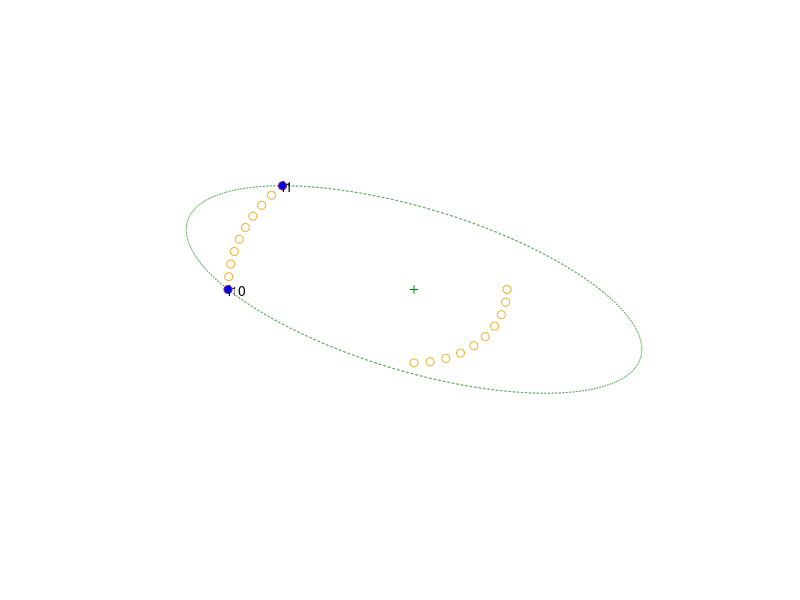
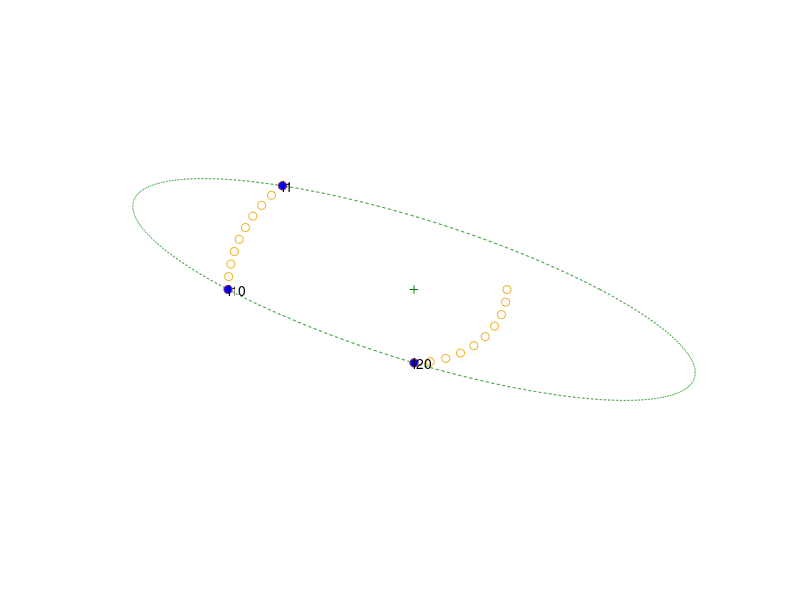
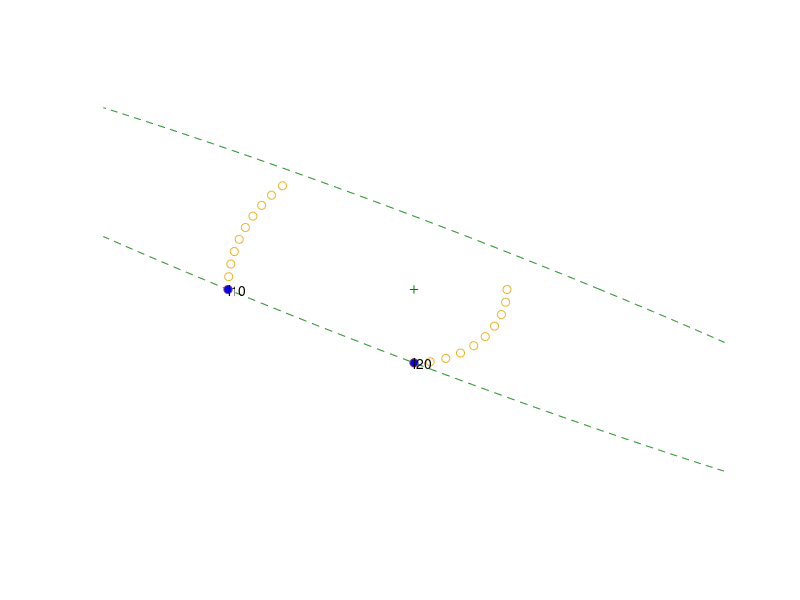
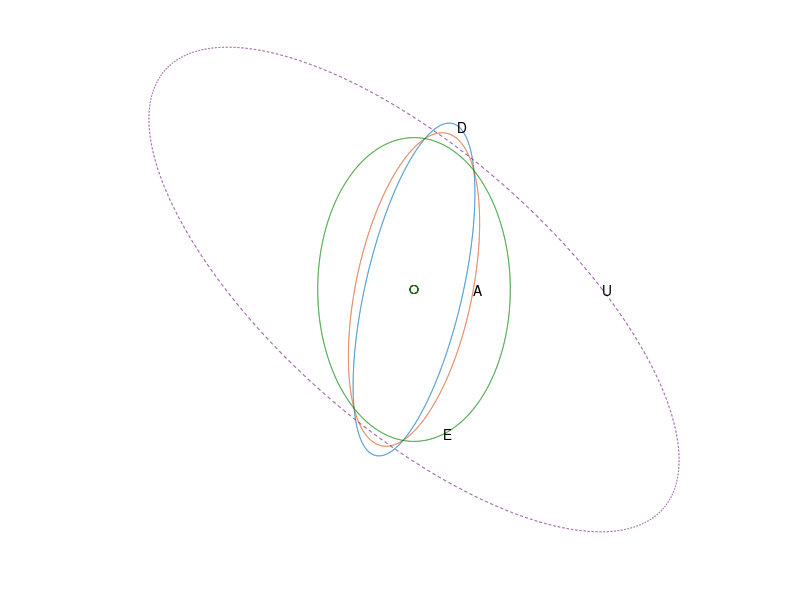

MATLAB code for these plots, in order:
% Experiment design examples

m = 10;
angles1 = linspace(3*pi/4,pi,m);
angles2 = linspace(0,-pi/2,m);

V = [3.0*[cos(angles1); sin(angles1)], ...
     1.5*[cos(angles2); sin(angles2)]];
p = size(V,2);

noangles = 5000;

% plot sensor positions
figure(1)
plot(V(1,:),V(2,:),'ob',0,0,'k*');
axis([-4.5 4.5 -4.5 4.5])
set(gca,'XTick',[]);
set(gca,'YTick',[]);
axis off
%print -deps sensors.eps


% D-design


% max  log det V*diag(x)*V
% s.t.  sum(x)=1,  x >=0

MU = 10;
ALPHA = 0.01;
BETA = 0.5;
TOL = 1e-4;

t = 1;
x = (1/p)*ones(p,1);

while (p/t>TOL)

   for i=1:100

      % minimize t*logdet(V*diag(x)*V')^{-1} - sum log xi
      %   s.t.   1'*x = 1

      X = V*diag(x)*V';  R = chol(X);   % X = R'*R
      Xinv = inv(R)*inv(R');
      val = -2*t*sum(log(diag(R))) - sum(log(x));
      S = V'*Xinv*V;
      g = -t*diag(S) - 1./x;
      H = t*S.^2 + diag(1./(x.^2));
      sol = [H ones(p,1); ones(1,p) 0] \ [-g;0];
      v = sol(1:p);
      fprime = v'*g;
      ntdecr = sqrt(max(-fprime,0));
      if (ntdecr < 1e-4), break; end;
      s = 1;
      newx = x+s*v;  newX = V*diag(newx)*V';
      [newR, flag] = chol(newX);
      while ((flag) | min(newx) < 0),
          s = BETA*s;
          newx = x+s*v;  newX = V*diag(newx)*V';
          [newR, flag] = chol(newX);
      end;
      newx = x+s*v;  newX = V*diag(newx)*V';
      [newR, flag] = chol(newX);
      newval = -2*t*sum(log(diag(newR))) - sum(log(newx));
      while (newval > val + s*ALPHA*fprime)
          s = BETA*s;
          newx = x+s*v;  newX = V*diag(newx)*V';
          [newR, flag] = chol(newX);
          newval = -2*t*sum(log(diag(newR))) - sum(log(newx));
      end;

      x = x + s*v;

   end;

   t = MU*t;

end;


figure(1)
% draw ellipsoid v'*W*v <= 2
W = inv(V*diag(x)*V');
angles = linspace(0,2*pi,noangles);
R = chol(W);  % W = R'*R
ellipsoid = sqrt(2)*(R\[cos(angles); sin(angles)]);
d = plot(ellipsoid(1,:), ellipsoid(2,:), '--', 0,0,'+');
set(d, 'Color', [0 0.5 0]);
set(d(2),'MarkerFaceColor',[0 0.5 0]);
hold on;

dot=plot(V(1,:),V(2,:),'o');
ind = find(x > 0.001);
dots = plot(V(1,ind),V(2,ind),'o');
set(dots,'MarkerFaceColor','blue');
disp('Nonzero lambda values for D design:');
for i=1:length(ind)
   text(V(1,ind(i)),V(2,ind(i)), ['l',int2str(ind(i))]);
   disp(['lambda(',int2str(ind(i)),') = ', num2str(x(ind(i)))]);
end;

%axis([-4.5 4.5 -4.5 4.5])
axis([-5 5 -5 5])
set(gca,'Xtick',[]);
set(gca,'Ytick',[]);
hold off
axis off
%print -deps Ddesign.eps
xD = x;

keyboard


% A-design

%
% minimize Trace (sum_i xi*vi*vi')^{-1}
% s.t.     x >= 0, 1'*x = 1
%


MU = 10;
ALPHA = 0.1;
BETA = 0.5;
TOL = 1e-4;

t = 1;
x = (1/p)*ones(p,1);

while (p/t>TOL)

   for i=1:100

      % minimize t*trace(V*diag(x)*V')^{-1} - sum log xi
      %   s.t.   1'*x = 1

      X = V*diag(x)*V';  R = chol(X);   % X = R'*R
      Xinv = inv(R)*inv(R');
      val = t*trace(Xinv) - sum(log(x));
      S = V'*Xinv*V;   S2 = V'*Xinv^2*V;
      g = -t*diag(S2) - 1./x;
      H = t*2*(S.*S2) + diag(1./(x.^2));
      sol = [H ones(p,1); ones(1,p) 0] \ [-g;0];
      v = sol(1:p);
      fprime = v'*g;
      ntdecr = sqrt(max(-fprime,0));
      if (ntdecr < 1e-5), break; end;
      s = 1;
      newx = x+s*v;  newX = V*diag(newx)*V';
      [newR, flag] = chol(newX);
      while ((flag) | min(newx) < 0),
          s = BETA*s;
          newx = x+s*v;  newX = V*diag(newx)*V';
          [newR, flag] = chol(newX);
      end;
      newx = x+s*v;  newX = V*diag(newx)*V';
      [newR, flag] = chol(newX);
      newXinv = inv(newR)*inv(newR');
      newval = t*trace(newXinv) - sum(log(newx));
      while (newval > val + s*ALPHA*fprime)
          s = BETA*s;
          newx = x+s*v;  newX = V*diag(newx)*V';
          [newR, flag] = chol(newX);
          newXinv = inv(newR)*inv(newR');
          newval = t*trace(newXinv) - sum(log(newx));
      end;

      x = x + s*v;

   end;

   t = MU*t;
end;


figure(2)
% draw ellipsoid v'*W*v <= mu
W = inv(V*diag(x)*V')^2;
mu = diag(V'*W*V);
mu = mean(mu(ind));
angles = linspace(0,2*pi,noangles);
R = chol(W);  % W = R'*R
ellipsoid = sqrt(mu)*(R\[cos(angles); sin(angles)]);
d = plot(ellipsoid(1,:), ellipsoid(2,:), '--',0,0,'+');
set(d, 'Color', [0 0.5 0]);
set(d(2), 'MarkerFaceColor', [0 0.5 0]);
hold on

dot = plot(V(1,:),V(2,:),'o');
ind = find(x > 0.001);
dots = plot(V(1,ind),V(2,ind),'o');
set(dots,'MarkerFaceColor','blue');


xA = x;
disp('Nonzero lambda values for A design:');
for i=1:length(ind)
   text(V(1,ind(i)),V(2,ind(i)), ['l',int2str(ind(i))]);
   disp(['lambda(',int2str(ind(i)),') = ', num2str(x(ind(i)))]);
end;
%axis([-4.5 4.5 -4.5 4.5])
axis([-5 5 -5 5])
set(gca,'Xtick',[]);
set(gca,'Ytick',[]);
axis off
%print -deps Adesign.eps
hold off

keyboard



%%%%%%%%%% if (0) appears twice
% E-design

%
% minimize w
% s.t.     sum_i xi*vi*vi' >= w*I
%          x>= 0,  1'*x=1;
%

MU = 10;
ALPHA = 0.1;
BETA = 0.5;
TOL = 1e-5;

t = 1;
x = [(1/p)*ones(p,1); -1];   % w is last component of x

while ((p+2)/t>TOL)

   for i=1:100

      % minimize -t*w - logdet(X-w*I) - sum log xi
      % s.t.      1'*x = 1

      X = V*diag(x(1:p))*V' - x(p+1)*eye(2,2);
      R = chol(X);   % X = R'*R
      Xinv = inv(R)*inv(R');
      val = -t*x(p+1) - 2*sum(log(diag(R))) - sum(log(x(1:p)));
      S = V'*Xinv*V;   S2 = V'*(Xinv^2)*V;
      g = t*[zeros(p,1);-1] + [-diag(S); trace(Xinv)] - ...
          [1./x(1:p);  0] ;
      H =  [S.^2 -diag(S2); -diag(S2)' Xinv(:)'*Xinv(:)] ...
            + diag([1./(x(1:p).^2); 0]);
      sol = [H [ones(p,1);0] ; ones(1,p) 0 0] \ [-g;0];
      v = sol(1:(p+1));
      fprime = v'*g;
      ntdecr = sqrt(-fprime);
      if (ntdecr < 1e-5),
         W = Xinv/t;
         break;
      end;
      s = 1;
      newx = x+s*v;  newX = V*diag(newx(1:p))*V' - newx(p+1)*eye(2);
      [newR, flag] = chol(newX);
      while ((flag) | min(newx(1:p)) < 0),
          s = BETA*s;
          newx = x+s*v;
          newX = V*diag(newx(1:p))*V' - newx(p+1)*eye(2);
          [newR, flag] = chol(newX);
      end;
      newx = x+s*v;  newX = V*diag(newx(1:p))*V' - newx(p+1)*eye(2);
      [newR, flag] = chol(newX);
      newXinv = inv(newR)*inv(newR');
      newval = -t*newx(p+1) -  2*sum(log(diag(newR))) - ...
               sum(log(newx(1:p)));
      while (newval > val + s*ALPHA*fprime)
          s = BETA*s;
          newx = x+s*v;  newX = V*diag(newx(1:p))*V' - newx(p+1)*eye(2);
          [newR, flag] = chol(newX);
          newXinv = inv(newR)*inv(newR');
          newval = -t*newx(p+1) - 2*sum(log(diag(newR))) - ...
                   sum(log(newx(1:p)));
      end;

      x = x + s*v;

   end;

   t = MU*t;
end;


figure(3)
% draw ellipsoid v'*W*v <= mu
mu = diag(V'*W*V);
mu = mean(mu(ind));
angles = linspace(0,2*pi,noangles);
R = chol(W);  % W = R'*R
ellipsoid = sqrt(mu)*(R\[cos(angles); sin(angles)]);
d = plot(ellipsoid(1,:), ellipsoid(2,:), '--', 0, 0, '+');
set(d, 'Color', [0 0.5 0]);
set(d(2), 'MarkerFaceColor', [0 0.5 0]);
hold on

dot = plot(V(1,:),V(2,:),'o');
x = x(1:p);
ind = find(x > 0.001);
dots = plot(V(1,ind),V(2,ind),'o');
set(dots,'MarkerFaceColor','blue');


xE = x;
disp('Nonzero lambda values for E design:');
for i=1:length(ind)
   text(V(1,ind(i)),V(2,ind(i)), ['l',int2str(ind(i))]);
   disp(['lambda(',int2str(ind(i)),') = ', num2str(x(ind(i)))]);
end;
%axis([-4.5 4.5 -4.5 4.5])
axis([-5 5 -5 5])
set(gca,'Xtick',[]);
set(gca,'Ytick',[]);
axis off
%print -deps Edesign.eps
hold off

keyboard

%%%%%%%%%%%%%%%%%%


% E-design

%
% minimize w
% s.t.     sum_i xi*vi*vi' >= w*I
%          x>= 0,  1'*x=1;
%

MU = 10;
ALPHA = 0.1;
BETA = 0.5;
TOL = 1e-5;

t = 1;
x = [(1/p)*ones(p,1); -1];   % w is last component of x

while ((p+2)/t>TOL)

   for i=1:100

      % minimize -t*w - logdet(X-w*I) - sum log xi
      % s.t.      1'*x = 1

      X = V*diag(x(1:p))*V' - x(p+1)*eye(2,2);
      R = chol(X);   % X = R'*R
      Xinv = inv(R)*inv(R');
      val = -t*x(p+1) - 2*sum(log(diag(R))) - sum(log(x(1:p)));
      S = V'*Xinv*V;   S2 = V'*(Xinv^2)*V;
      g = t*[zeros(p,1);-1] + [-diag(S); trace(Xinv)] - ...
          [1./x(1:p);  0] ;
      H =  [S.^2 -diag(S2); -diag(S2)' Xinv(:)'*Xinv(:)] ...
            + diag([1./(x(1:p).^2); 0]);
      sol = [H [ones(p,1);0] ; ones(1,p) 0 0] \ [-g;0];
      v = sol(1:(p+1));
      fprime = v'*g;
      ntdecr = sqrt(-fprime);
      if (ntdecr < 1e-5),
         W = Xinv/t;
         break;
      end;
      s = 1;
      newx = x+s*v;  newX = V*diag(newx(1:p))*V' - newx(p+1)*eye(2);
      [newR, flag] = chol(newX);
      while ((flag) | min(newx(1:p)) < 0),
          s = BETA*s;
          newx = x+s*v;
          newX = V*diag(newx(1:p))*V' - newx(p+1)*eye(2);
          [newR, flag] = chol(newX);
      end;
      newx = x+s*v;  newX = V*diag(newx(1:p))*V' - newx(p+1)*eye(2);
      [newR, flag] = chol(newX);
      newXinv = inv(newR)*inv(newR');
      newval = -t*newx(p+1) -  2*sum(log(diag(newR))) - ...
               sum(log(newx(1:p)));
      while (newval > val + s*ALPHA*fprime)
          s = BETA*s;
          newx = x+s*v;  newX = V*diag(newx(1:p))*V' - newx(p+1)*eye(2);
          [newR, flag] = chol(newX);
          newXinv = inv(newR)*inv(newR');
          newval = -t*newx(p+1) - 2*sum(log(diag(newR))) - ...
                   sum(log(newx(1:p)));
      end;

      x = x + s*v;

   end;

   t = MU*t;
end;

% draw ellipsoid v'*W*v <= mu
mu = diag(V'*W*V);
mu = mean(mu(ind));
angles = linspace(0,2*pi,noangles);
R = chol(W);  % W = R'*R
ellipsoid = sqrt(mu)*(R\[cos(angles); sin(angles)]);
d = plot(ellipsoid(1,:), ellipsoid(2,:), '--', 0, 0, '+');
set(d, 'Color', [0 0.5 0]);
set(d(2), 'MarkerFaceColor', [0 0.5 0]);
axis([-5 5 -5 5])
hold on

dot = plot(V(1,:),V(2,:),'o');
x = x(1:p);
ind = find(x > 0.001);
dots = plot(V(1,ind),V(2,ind),'o');
set(dots,'MarkerFaceColor','blue');

xE = x;
disp('Nonzero lambda values for E design:');
for i=1:length(ind)
   text(V(1,ind(i)),V(2,ind(i)), ['l',int2str(ind(i))]);
   disp(['lambda(',int2str(ind(i)),') = ', num2str(x(ind(i)))]);
end;
set(gca,'Xtick',[]);
set(gca,'Ytick',[]);
axis off
% print -deps Edesign.eps
hold off


figure(4)

% confidence ellipsoids
% draw 90 percent confidence ellipsoid  for D design
W = V*diag(xD)*V';
angles = linspace(0,2*pi,noangles);
R = chol(W);  % W = R'*R
ellipsoid = sqrt(chi2inv(.9,3))*(R\[cos(angles); sin(angles)]);
plot(0,0,'ok',ellipsoid(1,:), ellipsoid(2,:), '-');
text(ellipsoid(1,1100),ellipsoid(2,1100),'D');
hold on

% draw 90 percent confidence ellipsoid  for A design
W = V*diag(xA)*V';
angles = linspace(0,2*pi,noangles);
R = chol(W);  % W = R'*R
ellipsoid = sqrt(chi2inv(.9,3))*(R\[cos(angles); sin(angles)]);
plot(0,0,'ok',ellipsoid(1,:), ellipsoid(2,:), '-');
text(ellipsoid(1,1),ellipsoid(2,1),'A');

% draw 90 percent confidence ellipsoid  for E design
W = V*diag(xE)*V';
angles = linspace(0,2*pi,noangles);
R = chol(W);  % W = R'*R
ellipsoid = sqrt(chi2inv(.9,3))*(R\[cos(angles); sin(angles)]);
d=plot(0,0,'ok',ellipsoid(1,:), ellipsoid(2,:), '-');
set(d,'Color',[0 0.5 0]);
text(ellipsoid(1,4000),ellipsoid(2,4000),'E');

% draw 90 percent confidence ellipsoid  for uniform design
W_u = inv(V*V'/p);
R = chol(W_u);  % W = R'*R
ellipsoid_u = sqrt(chi2inv(.9,3))*(R\[cos(angles); sin(angles)]);
plot(ellipsoid_u(1,:), ellipsoid_u(2,:), '--');
text(ellipsoid_u(1),ellipsoid_u(2),'U');
set(gca,'Xtick',[]);
set(gca,'Ytick',[]);
axis off
% print -deps confidence.eps
hold off

